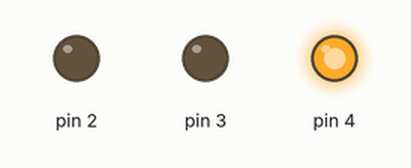
Simulated run of this sketch. Board: Arduino Uno, built with avr-gcc and run on an emulated ATmega328P. Shown: output pins drawn as LEDs (lit = HIGH).

Above: at 5.0 s.
At 11.0 s:
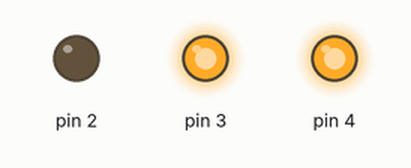
At 17.0 s:
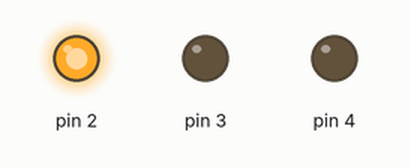
Timing chart, 0 to 28.6 s (numbered marks = the images above):
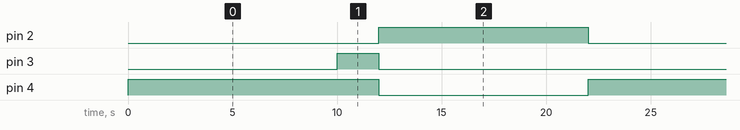

Measured:
- by itself, pin 2: alternates HIGH for 10.0 s and LOW for 12.0 s
- by itself, pin 3: alternates HIGH for 2.0 s and LOW for 20.0 s
- by itself, pin 4: alternates HIGH for 12.0 s and LOW for 10.0 s

The sketch:

Trafik_Isiklari.ino
```cpp
void setup()
{
  pinMode(4, OUTPUT);
  pinMode(3,OUTPUT);
  pinMode(2,OUTPUT);
}

void loop()
{
  digitalWrite(4, HIGH);
  delay(10000);
  digitalWrite(3,HIGH);
  delay(2000);
  digitalWrite(4, LOW);
  digitalWrite(3,LOW);
  digitalWrite(2,HIGH);
  delay(10000);
  digitalWrite(2,LOW);


}
```
